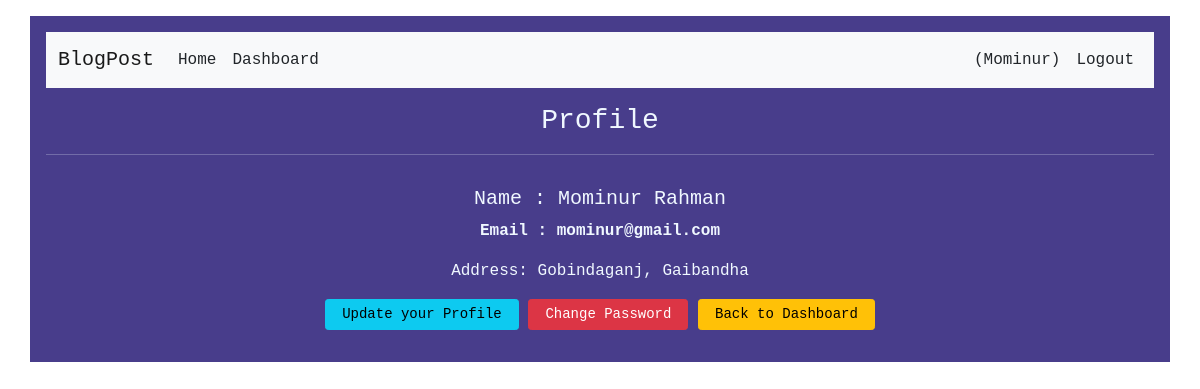
Page /profile/5/ (signed in) on the committed database.
### account/models.py (models this page shows, shortened)
class Profile(models.Model):
    user = models.ForeignKey(User, on_delete=models.CASCADE)
    first_name = models.CharField(max_length=100, null=True, blank=True)
    last_name = models.CharField(max_length=100, null=True, blank=True)
    email = models.EmailField(null=True, blank=True)
    address = models.CharField(max_length=100, null=True, blank=True)
    @property
    def full_name(self):
        return self.first_name + " " + self.last_name

### core/views.py (the view)
# urls.py: path('profile/<int:pk>/', views.ProfileView.as_view(), name="profile"),
@method_decorator(login_required, name='dispatch')
class ProfileView(TemplateView):
    template_name = 'core/profile.html'
    def get_context_data(self, *args, **kwargs):
        context = super().get_context_data(*args, **kwargs)
        user_id = kwargs['pk']
        context['user'] = Profile.objects.get(pk=user_id)
        return context

### core/templates/core/profile.html (shortened to what this page needs)
{% extends 'core/base.html' %} <br />
{% block content %}
<h3 class="text-center my-3">Profile</h3>
<hr />
<div class="row">
  <div class="col-sm-8 offset-sm-2 text-center my-3">
    <h5>Name : {{user.full_name}}</h5>
    <p><b> Email : {{user.email}} </b></p>
    <p>
      Address:
      {% if user.address %} {{user.address}} {% else %} None {% endif %}
    </p>
    <a class="btn btn-info px-3 btn-sm" href="{% url 'profileupdate' user.id %}"
      >Update your Profile</a
    >
    <a class="btn btn-danger btn-sm px-3" href="{% url 'changepass' %}"
      >Change Password</a
    >
    <a class="btn btn-warning px-3 btn-sm" href="{% url 'dashboard' %}"
      >Back to Dashboard</a
    >
  </div>
</div>
{% endblock content %}

### core/templates/core/base.html (shortened to what this page needs)
<!DOCTYPE html>
{% load static %}
<html lang="en">
  <head>
    <link
      href="https://cdn.jsdelivr.net/npm/bootstrap@5.1.3/dist/css/bootstrap.min.css"
      rel="stylesheet"
    />
    <link
      rel="stylesheet"
      href="https://use.fontawesome.com/releases/v5.15.4/css/all.css"
    />
    <link rel="stylesheet" href="{% static 'core/css/style.css' %}" />
  </head>
  <body>
    <div class="container mt-3 p-3">
      <nav class="navbar navbar-expand-lg navbar-light bg-light">
        <div class="container-fluid">
          <a class="navbar-brand" href="/">BlogPost</a>
          <div class="collapse navbar-collapse" id="navbarNav">
            <ul class="navbar-nav">
              <li class="nav-item">
                <a class="nav-link text-dark" href="/">Home</a>
              </li>
              {% if request.user.is_authenticated %}
              <li class="nav-item">
                <a class="nav-link text-dark" href="{% url 'dashboard' %}"
                  >Dashboard</a
                >
              </li>
              {% endif %}
            </ul>
            <ul class="navbar-nav ms-auto">
              {% if request.user.is_authenticated %}
              <li class="nav-item">
                <a class="nav-link text-dark" href=""
                  >({{request.user.first_name}})</a
                >
              </li>
              <li class="nav-item">
                <a class="nav-link text-dark" href="{% url 'logout' %}"
                  >Logout</a
                >
              </li>
              {% endif %}
            </ul>
          </div>
        </div>
      </nav>
      {% block content %}{% endblock content %}
    </div>
  </body>
</html>

### core/static/core/css/style.css (style rules this page uses)
body { color: aliceblue; font-family: "Roboto Mono", monospace; }
.container { background-color: darkslateblue; }

### rows in the picture
Profile: full_name "Mominur Rahman", email "mominur@gmail.com", address "Gobindaganj, Gaibandha"

### other values in the picture
{{ request.user.first_name }} "Mominur"
